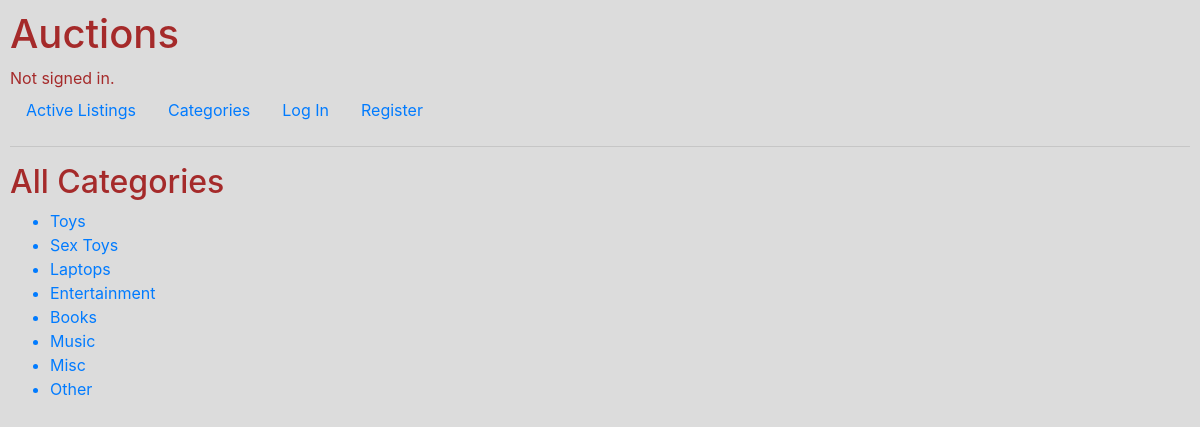
The page /categories on the database its author committed.
### auctions/models.py (models this page shows, shortened)
class Category(models.Model):
    categoryName = models.TextField(default="Enter Name")

### auctions/views.py (the view)
# urls.py: path("categories", views.categories, name="categories"),
def categories(request):
    return render(request, "auctions/categories.html",
    {
        "categories": Category.objects.all()
    })

### auctions/templates/auctions/categories.html
{% extends "auctions/layout.html" %}
{% block body %}
    <h2>All Categories</h2>
    <ul>
        {% for category in categories %}
            <a href="{% url 'categoryItems' category.id %}">
                <li> {{ category.categoryName }} </li>
            </a>
        {% endfor %}
    </ul>
{% endblock %}

### auctions/static/auctions/styles.css (style rules this page uses)
body { padding: 10px; background-color: gainsboro; color: brown; }
ul { position: relative; }

### rows shown on the page
Category: categoryName "Toys"
Category: categoryName "Sex Toys"
Category: categoryName "Laptops"
Category: categoryName "Entertainment"
Category: categoryName "Books"
Category: categoryName "Music"
Category: categoryName "Misc"
Category: categoryName "Other"
